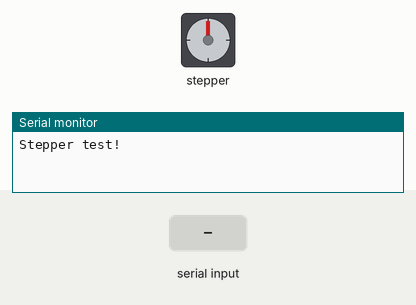
This sketch was run on a simulated Arduino Uno, built with avr-gcc and run on an emulated ATmega328P. Shown: stepper motor, the last lines printed to the serial monitor. The inputs (shaded band) are chosen by the test bench. Stepper angles assume 48 steps per turn.

Above: at 1.2 s.
1.3 s: byte 102 (102) received over Serial
At 1.48 s:
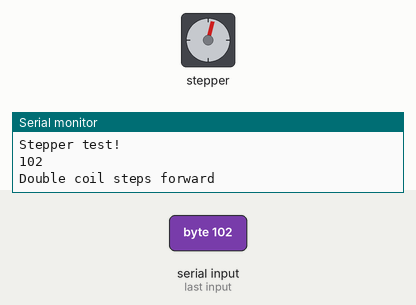
At 1.86 s:
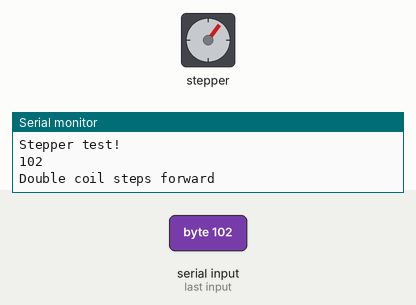
7.3 s: "90,45\n" received over Serial
8.8 s: byte 98 (98) received over Serial
At 8.95 s:
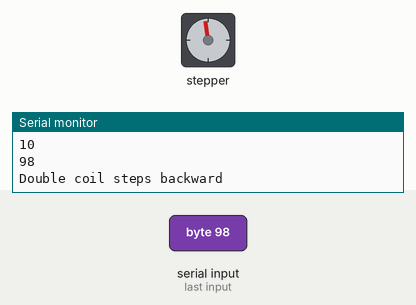
10.6 s: "30,150\n" received over Serial
Timing chart, 0 to 13.1 s (numbered marks = the images above; inputs shaded):
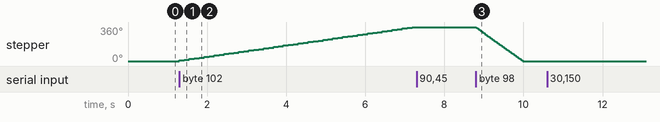

Measured:
- after the input at 1.3 s, stepper: keeps turning clockwise at about 61°/s, starting at once
- after the input at 8.8 s, stepper: turns 360° counter-clockwise in 1.2 s, starting at once

The sketch:

StepperSerialTest.ino
```cpp
// (licence header left out)
#include <AFMotor.h>

// Connect a stepper motor with 48 steps per revolution (7.5 degree)
// to motor port #2 (M3 and M4)
AF_Stepper motor(48, 2);

void setup() {
  Serial.begin(9600);           // set up Serial library at 9600 bps
  Serial.println("Stepper test!");

  motor.setSpeed(10);  // 10 rpm
}

void loop() {
//  Serial.println("Single coil steps");
//  motor.step(100, FORWARD, SINGLE);
//  motor.step(100, BACKWARD, SINGLE);

  if (Serial.available()) {
    int in = Serial.read();
    Serial.println(in, DEC);
    if ( in == 102 ) { // f
      Serial.println("Double coil steps forward");
      motor.step(48, FORWARD, DOUBLE);
    } else if ( in == 98 ) { // b
      Serial.println("Double coil steps backward");
      motor.step(48, BACKWARD, DOUBLE);
    } else if ( in >= 49 && in <= 57 ) {
      int speed = ( in - 48 ) * 10;
      Serial.print("speed ");
      Serial.print(speed, DEC);
      Serial.println(" rpm");
      motor.setSpeed( speed );
    }
  }

//  Serial.println("Interleave coil steps");
//  motor.step(100, FORWARD, INTERLEAVE);
//  motor.step(100, BACKWARD, INTERLEAVE);

//  Serial.println("Micrsostep steps");
//  motor.step(100, FORWARD, MICROSTEP);
//  motor.step(100, BACKWARD, MICROSTEP);
}
```
